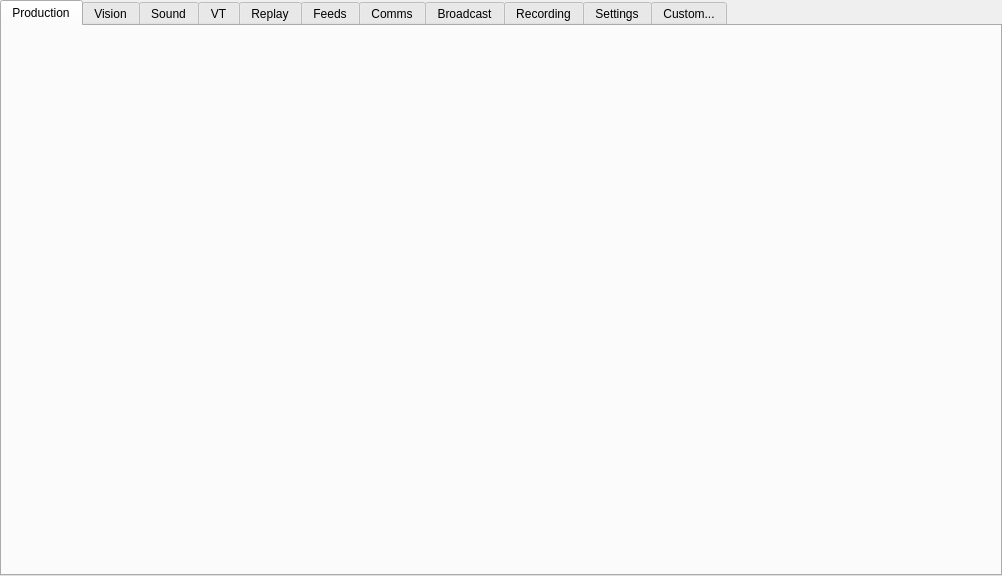
<?xml version="1.0" encoding="UTF-8"?>
<ui version="4.0">
 <class>MainWindow</class>
 <widget class="QMainWindow" name="MainWindow">
  <property name="geometry">
   <rect>
    <x>0</x>
    <y>0</y>
    <width>1002</width>
    <height>576</height>
   </rect>
  </property>
  <property name="focusPolicy">
   <enum>Qt::NoFocus</enum>
  </property>
  <property name="windowTitle">
   <string>dust|maker pro</string>
  </property>
  <property name="styleSheet">
   <string notr="true">     QWidget#mainCentralWidget {
         background-color: #595959;
     }

     QTabWidget::pane { /* The tab widget frame */
         border: 1px solid #797979;
		 position: absolute;
		 top: -1px;
     }

     QTabWidget::tab-bar {
         left: 0px; /* move to the right by 5px */
     }

     /* Style the tab using the tab sub-control. Note that
         it reads QTabBar _not_ QTabWidget */
     QTabBar::tab {
         background: qlineargradient(x1: 0, y1: 0, x2: 0, y2: 1,
                                     stop: 0 #595959, stop: 1.0 #494949);
       /*  background-color: #595959; */
         color: #a6a6a6;
         border: 1px solid #404040;
         border-bottom: 0px solid;
         border-bottom-color: #0070c0; /* same as the pane color */
         border-top-left-radius: 3px;
         border-top-right-radius: 3px;
         min-width: 4ex;
         padding-left: 12px;
         padding-right: 12px;
         padding-top: 1px;
         padding-bottom: 0px;
         margin-left: -1px;
         margin-right: -1px;
		 font-size: 8pt;
     }

     QTabBar::tab:selected, QTabBar::tab:hover {
         background-color: #696969;
        /* background: qlineargradient(x1: 0, y1: 0, x2: 0, y2: 1,
                                     stop: 0 #fafafa, stop: 0.4 #f4f4f4,
                                     stop: 0.5 #e7e7e7, stop: 1.0 #fafafa);*/
     }

     QTabBar::tab:selected {
         border-color: #797979;
         border-bottom-color: #C2C7CB; /* same as pane color */
         color: #ffffff;
     }

     QTabBar::tab:!selected {
         margin-top: 2px; /* make non-selected tabs look smaller */
		 border-bottom: 1px solid #797979;
     }

     /* make use of negative margins for overlapping tabs */
     QTabBar::tab:selected {
         /* expand/overlap to the left and right by 4px */
         margin-left: -4px;
         margin-right: -4px;
     }

     QTabBar::tab:first {
         border-left: 2px solid #404040;
     }

     QTabBar::tab:first:selected {
         margin-left: 0; /* the first selected tab has nothing to overlap with on the left */
		 border-left: 1px solid #797979;
     }

     QTabBar::tab:last:selected {
         margin-right: 0; /* the last selected tab has nothing to overlap with on the right */
         border-right: 1px solid #797979;
     }

     QTabBar::tab:last {
         border-right: 2px solid #404040;
     }

     QTabBar::tab:only-one {
         margin: 0; /* if there is only one tab, we don't want overlapping margins */
     }

/**** MAIN TABS STYLING ****/

     QTabWidget#mainTabsWidget::pane { /* The tab widget frame */
         border-top: 1px solid #d925ff;
		 position: absolute;
		 top: -1px;
     }

     QWidget#mainTabsWidget &gt; QTabBar::tab:!selected {
         margin-top: 2px; /* make non-selected tabs look smaller */
		 border-bottom: 1px solid #d925ff;
     }

     QWidget#mainTabsWidget &gt; QTabBar::tab:selected {
         border-color: #d925ff;
         border-bottom-color: #C2C7CB; /* same as pane color */
         color: #ffffff;
     }

     QWidget#productionTab, QWidget#visionTab, QWidget#soundTab, QWidget#vtTab, QWidget#replayTab, QWidget#feedsTab, QWidget#commsTab, QWidget#broadcastTab, QWidget#recordingTab, QWidget#settingsTab, QWidget#customTab {
         background-color: #696969;
     }

/**** DOCK WIDGETS ****/

 QDockWidget {
     border: 1px solid #404040;
 }

 QDockWidget::title {
     text-align: left; /* align the text to the left */
     background: #696969;
     padding-left: 5px;
 }</string>
  </property>
  <widget class="QWidget" name="mainCentralWidget">
   <property name="styleSheet">
    <string notr="true"/>
   </property>
   <layout class="QVBoxLayout" name="verticalLayout_3">
    <property name="margin">
     <number>0</number>
    </property>
    <item>
     <layout class="QVBoxLayout" name="mainVerticalLayout">
      <property name="spacing">
       <number>6</number>
      </property>
      <item>
       <widget class="QTabWidget" name="mainTabsWidget">
        <property name="enabled">
         <bool>true</bool>
        </property>
        <property name="focusPolicy">
         <enum>Qt::NoFocus</enum>
        </property>
        <property name="styleSheet">
         <string notr="true"/>
        </property>
        <property name="currentIndex">
         <number>0</number>
        </property>
        <property name="tabsClosable">
         <bool>false</bool>
        </property>
        <property name="movable">
         <bool>true</bool>
        </property>
        <widget class="QWidget" name="productionTab">
         <attribute name="title">
          <string>Production</string>
         </attribute>
        </widget>
        <widget class="QWidget" name="visionTab">
         <attribute name="title">
          <string>Vision</string>
         </attribute>
        </widget>
        <widget class="QWidget" name="soundTab">
         <attribute name="title">
          <string>Sound</string>
         </attribute>
        </widget>
        <widget class="QWidget" name="vtTab">
         <attribute name="title">
          <string>VT</string>
         </attribute>
        </widget>
        <widget class="QWidget" name="replayTab">
         <attribute name="title">
          <string>Replay</string>
         </attribute>
        </widget>
        <widget class="QWidget" name="feedsTab">
         <attribute name="title">
          <string>Feeds</string>
         </attribute>
        </widget>
        <widget class="QWidget" name="commsTab">
         <attribute name="title">
          <string>Comms</string>
         </attribute>
        </widget>
        <widget class="QWidget" name="broadcastTab">
         <attribute name="title">
          <string>Broadcast</string>
         </attribute>
        </widget>
        <widget class="QWidget" name="recordingTab">
         <attribute name="title">
          <string>Recording</string>
         </attribute>
        </widget>
        <widget class="QWidget" name="settingsTab">
         <attribute name="title">
          <string>Settings</string>
         </attribute>
        </widget>
        <widget class="QWidget" name="customTab">
         <attribute name="title">
          <string>Custom...</string>
         </attribute>
        </widget>
       </widget>
      </item>
     </layout>
    </item>
   </layout>
  </widget>
 </widget>
 <resources/>
 <connections/>
</ui>
